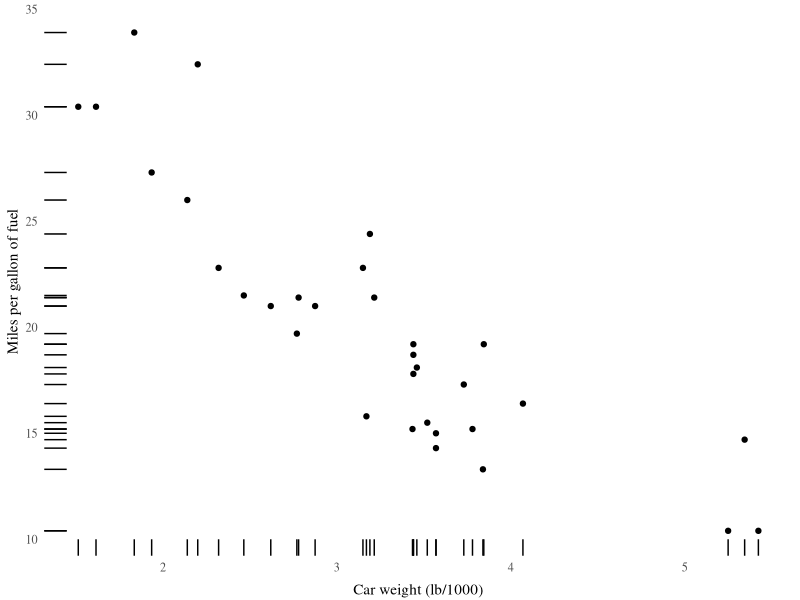

Here is the R script that generated this plot:
## ---- chunk 1
# Load packages
library(ggplot2)
library(ggthemes)

# Plot the data with 'ggplot'
ggplot(mtcars, aes(wt, mpg)) + geom_point() + geom_rug() + theme_tufte(ticks=F) + 
  xlab("Car weight (lb/1000)") + ylab("Miles per gallon of fuel") + 
  theme(axis.title.x = element_text(vjust=-0.5), axis.title.y = element_text(vjust=1))

